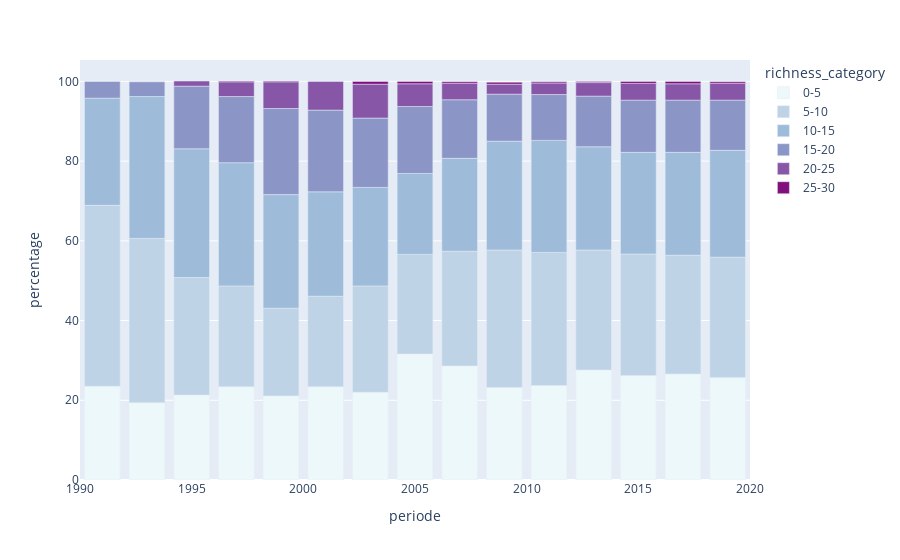

The code cell stored with this chart in its notebook:
### Markdown cell above
### Vue par pourcentage de stations qui appartienne à une catégorie de riche spécifique chaque année
Au fil du temps, on peux mieux observer la répartition des stations :
- apparition de la catégorie 25-30 sur la période 2003
- c'est dans la période 1999 qu'on a le plus grand % de stations dans les catégories supérieures à 10
- on voit une baisse de 1991 à 1999 du nombre de stations à la richesse spécifique 0-10, puis une légère remontée

### Code cell
# vue verticale
fig = px.bar(df_sta_merge, x="periode", y="percentage", color="richness_category",
            color_discrete_sequence = ['#edf8fb','#bfd3e6','#9ebcda','#8c96c6','#8856a7','#810f7c'])

fig.show()

### Figure 1 — Plotly figure (JSON) as saved in the notebook; plotly's stock layout.template omitted (floating-point values rounded to 4 significant figures)
{"data": [{"alignmentgroup": "True", "hovertemplate": "richness_category=0-5<br>periode=%{x}<br>percentage=%{y}<extra></extra>", "legendgroup": "0-5", "marker": {"color": "#edf8fb"}, "name": "0-5", "offsetgroup": "0-5", "orientation": "v", "showlegend": true, "textposition": "auto", "type": "bar", "x": [1991, 2003, 1999, 2005, 2007, 2009, 1997, 2001, 2013, 2011, 2015, 1993, 2017, 2019, 1995], "xaxis": "x", "y": [23.5, 22, 21.1, 31.6, 28.6, 23.2, 23.4, 23.4, 27.6, 23.7, 26.2, 19.4, 26.6, 25.7, 21.3], "yaxis": "y"}, {"alignmentgroup": "True", "hovertemplate": "richness_category=5-10<br>periode=%{x}<br>percentage=%{y}<extra></extra>", "legendgroup": "5-10", "marker": {"color": "#bfd3e6"}, "name": "5-10", "offsetgroup": "5-10", "orientation": "v", "showlegend": true, "textposition": "auto", "type": "bar", "x": [2011, 2013, 2009, 2015, 2007, 2003, 2017, 2001, 1999, 2005, 2019, 1993, 1995, 1991, 1997], "xaxis": "x", "y": [33.4, 30.1, 34.5, 30.5, 28.8, 26.7, 29.8, 22.7, 22, 25, 30.2, 41.2, 29.5, 45.4, 25.3], "yaxis": "y"}, {"alignmentgroup": "True", "hovertemplate": "richness_category=10-15<br>periode=%{x}<br>percentage=%{y}<extra></extra>", "legendgroup": "10-15", "marker": {"color": "#9ebcda"}, "name": "10-15", "offsetgroup": "10-15", "orientation": "v", "showlegend": true, "textposition": "auto", "type": "bar", "x": [1995, 2011, 2015, 2009, 1997, 1993, 2013, 2017, 2007, 2001, 2005, 1991, 2019, 2003, 1999], "xaxis": "x", "y": [32.3, 28.1, 25.5, 27.3, 30.9, 35.6, 25.9, 25.8, 23.3, 26.2, 20.3, 26.9, 26.8, 24.7, 28.5], "yaxis": "y"}, {"alignmentgroup": "True", "hovertemplate": "richness_category=15-20<br>periode=%{x}<br>percentage=%{y}<extra></extra>", "legendgroup": "15-20", "marker": {"color": "#8c96c6"}, "name": "15-20", "offsetgroup": "15-20", "orientation": "v", "showlegend": true, "textposition": "auto", "type": "bar", "x": [1991, 1995, 2001, 1993, 2011, 1999, 2015, 2009, 2005, 2003, 1997, 2019, 2007, 2017, 2013], "xaxis": "x", "y": [4.2, 15.7, 20.5, 3.7, 11.5, 21.6, 13.1, 11.8, 16.8, 17.4, 16.6, 12.6, 14.7, 13.1, 12.7], "yaxis": "y"}, {"alignmentgroup": "True", "hovertemplate": "richness_category=20-25<br>periode=%{x}<br>percentage=%{y}<extra></extra>", "legendgroup": "20-25", "marker": {"color": "#8856a7"}, "name": "20-25", "offsetgroup": "20-25", "orientation": "v", "showlegend": true, "textposition": "auto", "type": "bar", "x": [2019, 2017, 2015, 1999, 1997, 2001, 2003, 2005, 2013, 2007, 1995, 2009, 2011], "xaxis": "x", "y": [4.2, 4.1, 4.2, 6.7, 3.7, 7.2, 8.5, 5.7, 3.4, 4.1, 1.3, 2.5, 2.9], "yaxis": "y"}, {"alignmentgroup": "True", "hovertemplate": "richness_category=25-30<br>periode=%{x}<br>percentage=%{y}<extra></extra>", "legendgroup": "25-30", "marker": {"color": "#810f7c"}, "name": "25-30", "offsetgroup": "25-30", "orientation": "v", "showlegend": true, "textposition": "auto", "type": "bar", "x": [2007, 2009, 2019, 2005, 2017, 1999, 1997, 2003, 2011, 2015, 2013], "xaxis": "x", "y": [0.4, 0.5, 0.4, 0.6, 0.6, 0.2, 0.2, 0.7, 0.3, 0.5, 0.3], "yaxis": "y"}], "layout": {"barmode": "relative", "legend": {"title": {"text": "richness_category"}, "tracegroupgap": 0}, "margin": {"t": 60}, "xaxis": {"anchor": "y", "domain": [0, 1], "title": {"text": "periode"}}, "yaxis": {"anchor": "x", "domain": [0, 1], "title": {"text": "percentage"}}}}
